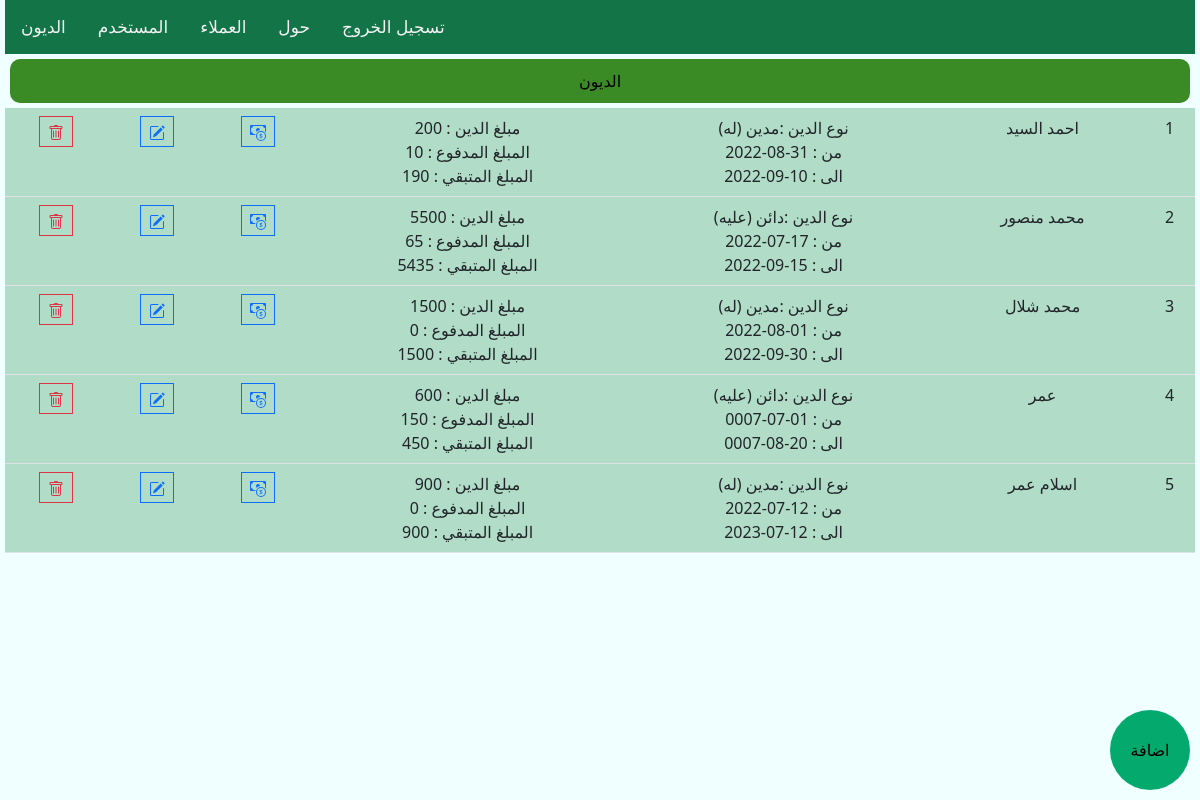
/Credit.php (signed in), run on the app's committed database.
### tables this page shows
CREATE TABLE [TblCredit](
  [Id_Credit] UNIQUEIDENTIFIER PRIMARY KEY NOT NULL, 
  [id_client] UNIQUEIDENTIFIER, 
  [id_user] UNIQUEIDENTIFIER, 
  [DateCredit] DATETIME, 
  [PriceCredit] FLOAT, 
  [DayCredit] FLOAT, 
  [TypeCredit] INTEGER, 
  [Remark] TEXT);

CREATE TABLE [TblClient](
  [ID_Client] GUID PRIMARY KEY, 
  [Name] TEXT, 
  [Address] TEXT, 
  [Phone1] TEXT, 
  [Phone2] TEXT, 
  [id_user] TEXT);

### controlers.php (called while the page is built, shortened)
<?php
function GetAllCredit($aCon)
{
  $id_user = $_SESSION['id_user'] ;
  $qry = $aCon->query(SQL_ALLCREDIT);
  $qry->bindValue(":id_user",$id_user );
  $qry->execute();
  return   $qry;
}

### credit.php (the view, shortened to what this page needs)
<?php
include_once 'template_page.php';
include_once 'controlers.php';
echo $begin_template;
    ?>
<div class='row'>
    <div class='col-lg-12'>
        <div class='toppage objects-align-right'>الديون
        </div>
        <div class='table-responsive'>
            <table class='table'>
                <?php
$i = 1;
 $qry = GetAllCredit($con);
foreach ($qry as $row) {
?>
                  <tr>
                    <td>
                            <button class="delete_credit btn btn-outline-danger btn-sm rounded-0" type="button" data-toggle="tooltip"
                                data-placement="top" title="حذف"  data-id="<?php echo $row[0] ?>"  >
                            </button>
                    </td>
                    <td>
                        <button class="btn btn-outline-primary btn-sm rounded-0" type="button" data-toggle="tooltip"
                            data-placement="top" title="تعديل"
                            onclick="location.href='detailcredit.php?id=<?php echo $row[0]?>'">
                        </button>
                    </td>
                    <td>
                        <button class="btn btn-outline-primary btn-sm rounded-0" type="button" data-toggle="tooltip"
                            data-placement="top" title="تسديد دين"
                            onclick="location.href='paymentcredit.php?id=<?php echo $row[0]?>'">
                        </button>
                    </td>
                    <td>
                            <div> <?php echo  $row[4]; ?>  : مبلغ الدين </div>
                            <div> <?php echo  $row[6]; ?> : المبلغ المدفوع </div>
                            <div> <?php echo  $row[4] - $row[6]; ?> : المبلغ المتبقي </div>
                    </td>
                    <td>
                            <div>  نوع الدين :<?php echo  GetTypeCredit($row[5]) ; ?> </div>
                            <div> <?php echo  $row[2] ; ?> : من </div>
                            <div> <?php echo date('Y-m-d', strtotime('+'.$row[3].' day', strtotime($row[2])  ))   ; ?> : الى </div>
                    </td>
                    <td><?php echo $row[1] ; ?> </td>
                    <td><?php echo $i++ ;?> </td>
                </tr>
                <?php
}
?>
            </table>
        </div>
        <input type="button" class="mybtn" value="اضافة" onclick="location.href = 'detailcredit.php';">
    </div>
</div>
<?php
 function GetTypeCredit($t){
    if($t == 0 ){
        return   "مدين (له)" ;}
    else{
        return  "دائن (عليه)";}
 }
echo $end_template;

### css/style.css (style rules this page uses)
body { background-color: azure; height: 200px; padding: 0px 5px; }
.toppage { background-color: #3a8b26; text-align: center; padding: 10px; border-radius: 10px; margin: 5px; color: black; }
.table { text-align: center; margin: 0px ; }
.mybtn { background-color: #04AA6D; border: 0px solid; width: 80px; height: 80px; float: right; position: fixed; border-radius: 50%; right: 10px; bottom: 10px; }
.table div { text-align: center; margin: auto; height: auto; }
.table tr { background-color: rgb(93 175 128 / 43%); margin-top: 10px ; }

### data on the page
tblcredit: PriceCredit "200", row "10", row "190", TypeCredit "مدين (له)", DateCredit "2022-08-31", DayCredit+DateCredit "2022-09-10", id_client.Name "احمد السيد"
tblcredit: PriceCredit "5500", row "65", row "5435", TypeCredit "دائن (عليه)", DateCredit "2022-07-17", DayCredit+DateCredit "2022-09-15", id_client.Name "محمد منصور"
tblcredit: PriceCredit "1500", row "0", $row[4]-$row[6] "1500", TypeCredit "مدين (له)", DateCredit "2022-08-01", DayCredit+DateCredit "2022-09-30", id_client.Name "محمد شلال"
tblcredit: PriceCredit "600", row "150", row "450", TypeCredit "دائن (عليه)", DateCredit "0007-07-01", DayCredit+DateCredit "0007-08-20", id_client.Name "عمر"
tblcredit: PriceCredit "900", row "0", $row[4]-$row[6] "900", TypeCredit "مدين (له)", DateCredit "2022-07-12", DayCredit+DateCredit "2023-07-12", id_client.Name "اسلام عمر"
